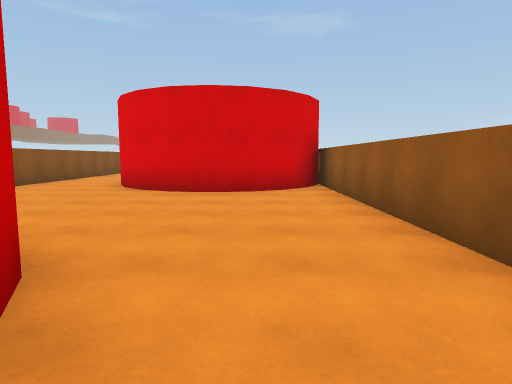
View 1 (above)

16 first-person views from a walk through a Unity game level. The camera is 1.4 m above the floor, tilts 6° down and sees 75° across. The floor is counted in squares, 2 m on a side. Each view is taken from the middle of a square. On the plan, view 1 faces up. The plan holds only what a view shows up to about 10 squares ahead; the rest is blank. The place goes on beyond the plan. The player is left out.

View 2
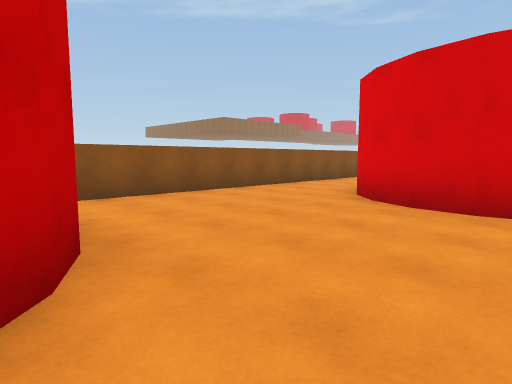

View 3
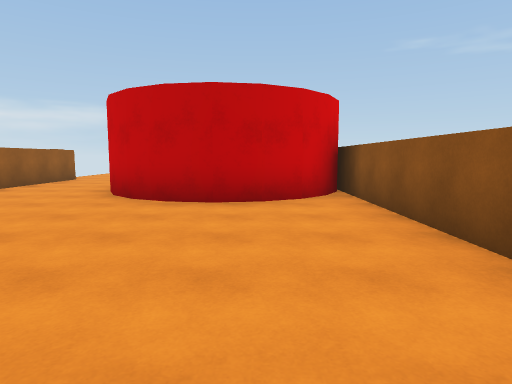

View 4
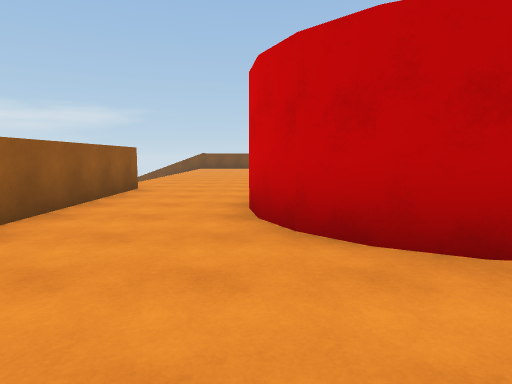

View 5
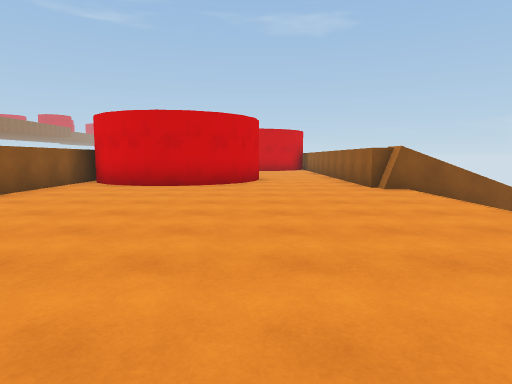

View 6
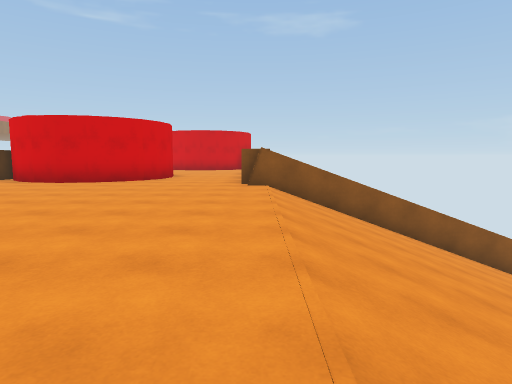

View 7
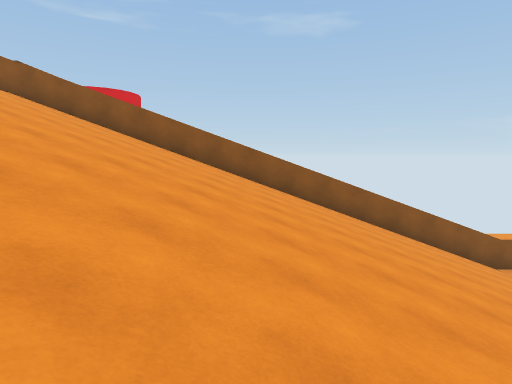

View 8
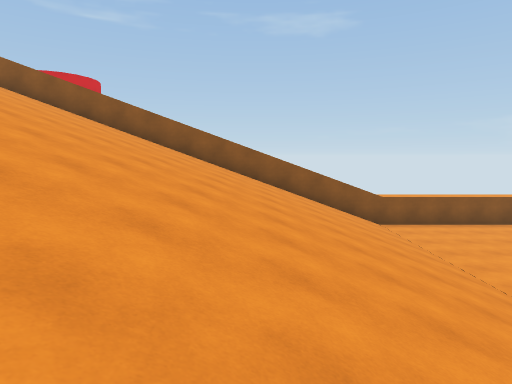

View 9
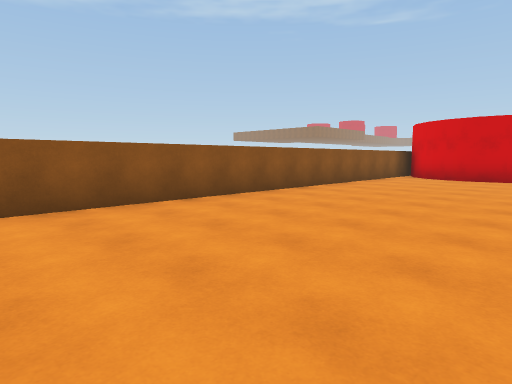

View 10
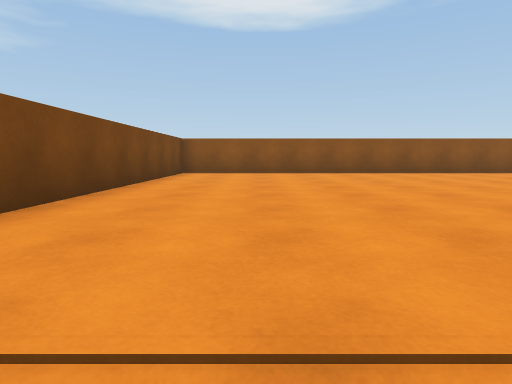

View 11
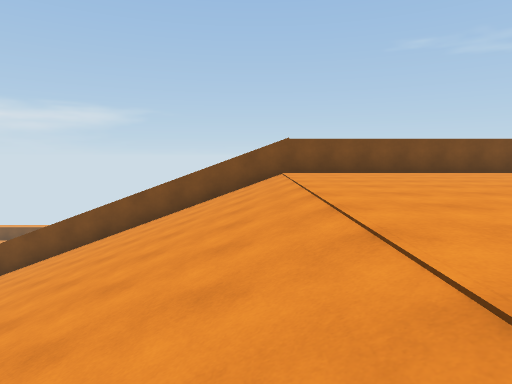

View 12
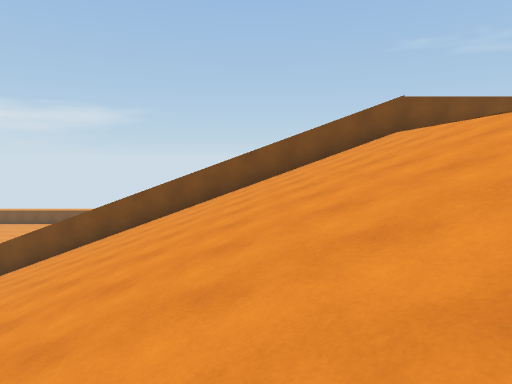

View 13
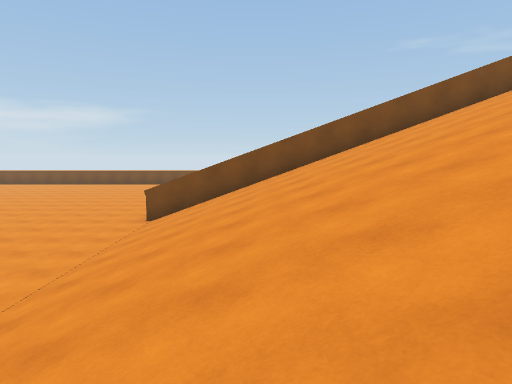

View 14
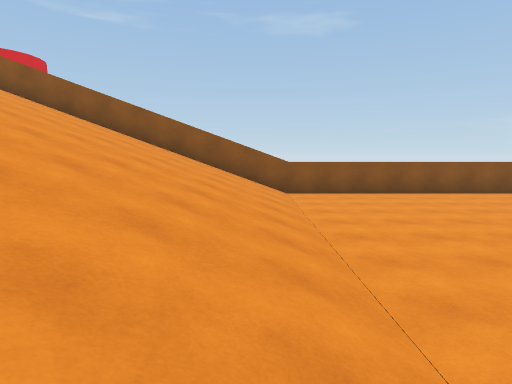

View 15
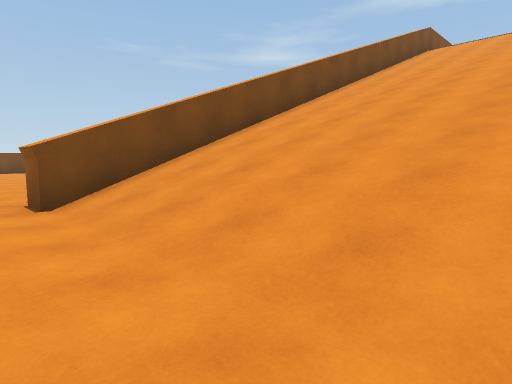

View 16
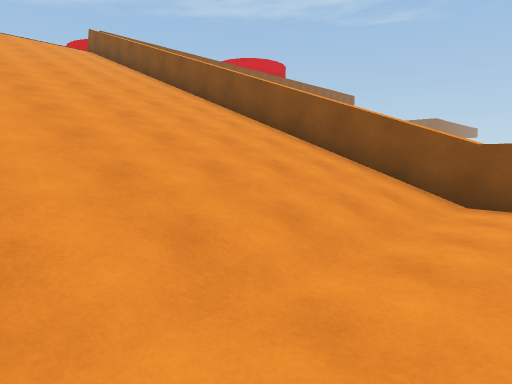

### Floor plan
Key: @ floor where view 1 was taken; # wall or solid block; . main floor; - floor 10 m lower than the main floor; / step, stairs or slope; ^ raised ledge.
Columns run from 6 left of view 1 to 17 right of it. Each row starts with its distance up from view 1.
 11 #.
 10 #..
  9 #..     #
  8 #..## ###
  7 #...###.#
  6 #.......#
  5 #.......#
  4 #.......#
  3 #.......#
  2 #####...#
  1  #  ##..#
  0  #  ##@.#
 -1 #####...#
 -2 #.......################
 -3 #......../////////////--
 -4 #......../////////////--
 -5 #......../////////////--
 -6 #......../////////////--
 -7 #......../////////////--
 -8 #......../////////////--
 -9 #......../////////////--
-10 #......../////////////--
-11 #......../////////////--
-12 #......../////////////--
-13 #......../////////////--
-14 #......../////////////--
-15 ^^^^^^^^^^^^^^^^^^##^^^-

Positions as (right, up) in squares from view 1, and headings:
1: (0, 0), facing up
2: (0, 2), facing up-left
3: (-4, 8), facing down
4: (-1, 5), facing down
5: (-1, -10), facing up
6: (2, -11), facing up
7: (9, -12), facing up
8: (12, -13), facing up
9: (-1, -13), facing up-left
10: (3, -13), facing left
11: (3, -6), facing down
12: (6, -6), facing down
13: (13, -6), facing down
14: (15, -12), facing up
15: (17, -10), facing down-left
16: (17, -8), facing up-left
